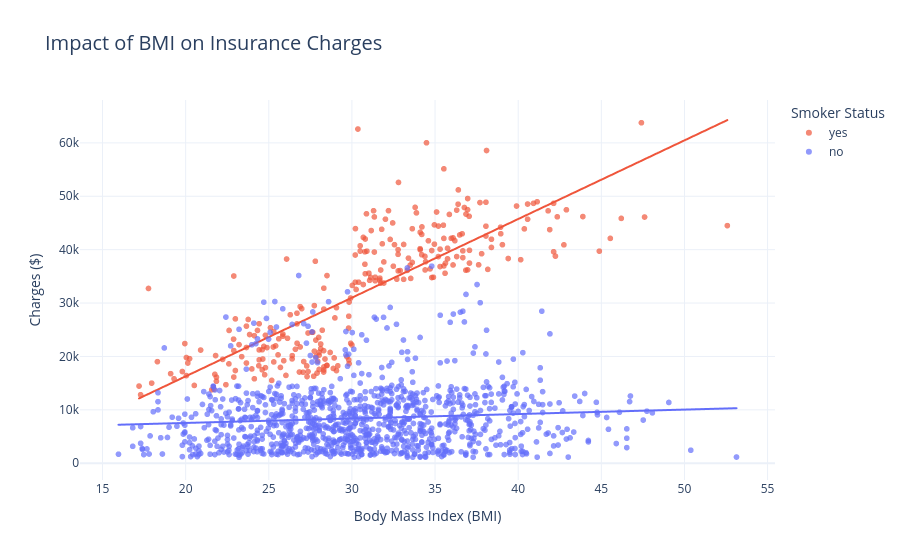

Notebook code cell kept with this figure:
### Markdown cell above
### Impact of BMI on Charges
Now let's analyze how body mass index (BMI) impacts charges. We color by smoking status to check for interactions.

### Code cell
# Scatter plot for BMI vs Charges
fig = px.scatter(
    df, 
    x="bmi", 
    y="charges", 
    color="smoker",
    title="Impact of BMI on Insurance Charges",
    labels={"bmi": "Body Mass Index (BMI)", "charges": "Charges ($)", "smoker": "Smoker Status"},
    color_discrete_map={"yes": "#ef553b", "no": "#636efa"},
    trendline="ols",
    opacity=0.7
)
fig.update_layout(
    title_font_size=20,
    xaxis_title="Body Mass Index (BMI)",
    yaxis_title="Charges ($)",
    template="plotly_white"
)
fig.show()

### Figure 1 — Plotly figure (JSON) as saved in the notebook; plotly's stock layout.template omitted (floating-point values rounded to 4 significant figures; data arrays with more than 128 entries replaced by an {"elided": "..."} marker saying what was removed)
{"data": [{"hovertemplate": "Smoker Status=yes<br>Body Mass Index (BMI)=%{x}<br>Charges ($)=%{y}<extra></extra>", "legendgroup": "yes", "marker": {"color": "#ef553b", "opacity": 0.7, "symbol": "circle"}, "mode": "markers", "name": "yes", "showlegend": true, "type": "scattergl", "x": {"elided": "274 float values"}, "xaxis": "x", "y": {"elided": "274 float values"}, "yaxis": "y"}, {"hovertemplate": "<b>OLS trendline</b><br>charges = 1473.11 * bmi + -13186.6<br>R<sup>2</sup>=0.650411<br><br>Smoker Status=yes<br>Body Mass Index (BMI)=%{x}<br>Charges ($)=%{y} <b>(trend)</b><extra></extra>", "legendgroup": "yes", "marker": {"color": "#ef553b", "symbol": "circle"}, "mode": "lines", "name": "yes", "showlegend": false, "type": "scattergl", "x": {"elided": "274 float values"}, "xaxis": "x", "y": {"elided": "274 float values"}, "yaxis": "y"}, {"hovertemplate": "Smoker Status=no<br>Body Mass Index (BMI)=%{x}<br>Charges ($)=%{y}<extra></extra>", "legendgroup": "no", "marker": {"color": "#636efa", "opacity": 0.7, "symbol": "circle"}, "mode": "markers", "name": "no", "showlegend": true, "type": "scattergl", "x": {"elided": "1064 float values"}, "xaxis": "x", "y": {"elided": "1064 float values"}, "yaxis": "y"}, {"hovertemplate": "<b>OLS trendline</b><br>charges = 83.3506 * bmi + 5879.42<br>R<sup>2</sup>=0.007062<br><br>Smoker Status=no<br>Body Mass Index (BMI)=%{x}<br>Charges ($)=%{y} <b>(trend)</b><extra></extra>", "legendgroup": "no", "marker": {"color": "#636efa", "symbol": "circle"}, "mode": "lines", "name": "no", "showlegend": false, "type": "scattergl", "x": {"elided": "1064 float values"}, "xaxis": "x", "y": {"elided": "1064 float values"}, "yaxis": "y"}], "layout": {"legend": {"title": {"text": "Smoker Status"}, "tracegroupgap": 0}, "title": {"font": {"size": 20}, "text": "Impact of BMI on Insurance Charges"}, "xaxis": {"anchor": "y", "domain": [0, 1], "title": {"text": "Body Mass Index (BMI)"}}, "yaxis": {"anchor": "x", "domain": [0, 1], "title": {"text": "Charges ($)"}}}}
